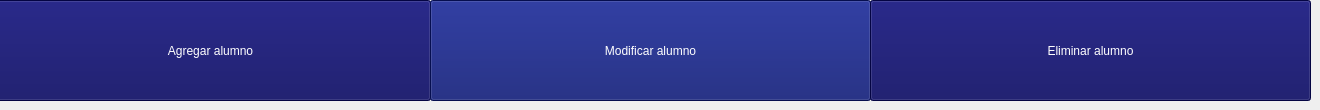
      <widget class="QWidget" name="page_3">
       <widget class="QPushButton" name="agregarAlumno">
        <property name="geometry">
         <rect>
          <x>-10</x>
          <y>0</y>
          <width>441</width>
          <height>101</height>
         </rect>
        </property>
        <property name="styleSheet">
         <string notr="true">background-color: rgb(6, 6, 92);
color: white;
font: 75 16pt &quot;Segoe UI&quot;;</string>
        </property>
        <property name="text">
         <string>Agregar alumno</string>
        </property>
       </widget>
       <widget class="QPushButton" name="modificarAlumno">
        <property name="geometry">
         <rect>
          <x>430</x>
          <y>0</y>
          <width>441</width>
          <height>101</height>
         </rect>
        </property>
        <property name="styleSheet">
         <string notr="true">background-color: rgba(8, 19, 110, 1);
color: white;
font: 75 16pt &quot;Segoe UI&quot;;</string>
        </property>
        <property name="text">
         <string>Modificar alumno</string>
        </property>
       </widget>
       <widget class="QPushButton" name="eliminarAlumno">
        <property name="geometry">
         <rect>
          <x>870</x>
          <y>0</y>
          <width>441</width>
          <height>101</height>
         </rect>
        </property>
        <property name="styleSheet">
         <string notr="true">background-color: rgb(6, 6, 92);
color: white;
font: 75 16pt &quot;Segoe UI&quot;;</string>
        </property>
        <property name="text">
         <string>Eliminar alumno</string>
        </property>
       </widget>
      </widget>
